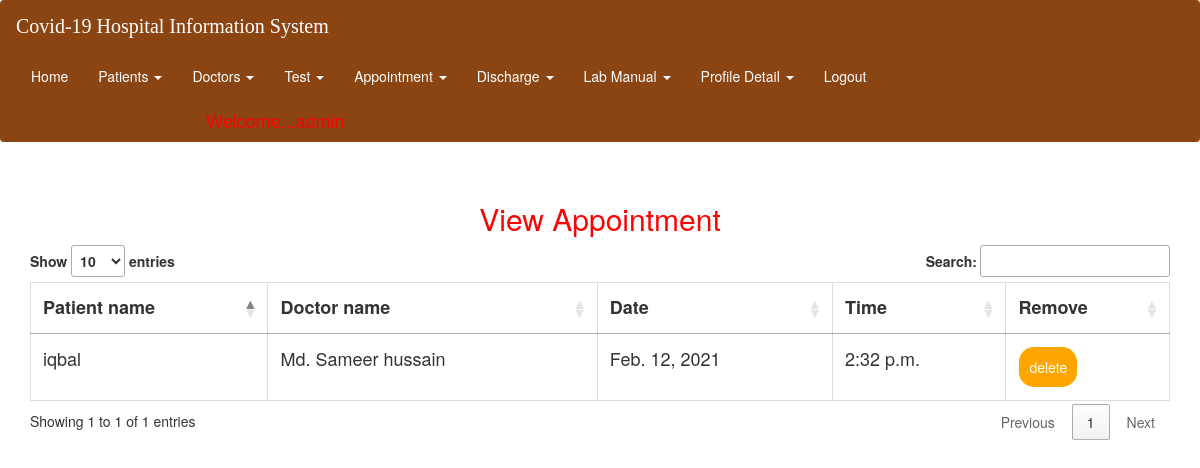
Screenshot of /view_appointment (signed in) with the database file from the repository.
### hospital/models.py (models this page shows, shortened)
class Appointment(models.Model):
    doctor = models.ForeignKey(Doctor, on_delete=models.CASCADE, null=True)
    patient = models.ForeignKey(Patient, on_delete=models.CASCADE, null=True)
    date1 = models.DateField(null=True)
    time1 = models.TimeField(null=True)

class Patient(models.Model):
    disease=models.CharField(max_length=50, null=True)
    rel=models.CharField(max_length=50, null=True)
    cnic=models.CharField(max_length=50, null=True)
    purpose = models.ForeignKey(Purpose,on_delete=models.CASCADE, null=True)
    gender = models.ForeignKey(Gender, on_delete=models.CASCADE, null=True)
    name = models.CharField(max_length=50, null=True)
    age = models.CharField(max_length=50, null=True)
    mobile = models.IntegerField(null=True)
    payment = models.IntegerField(null=True)
    address = models.CharField(max_length=100, null=True)
    def __str__(self):
        return self.name

class Doctor(models.Model):
    name = models.CharField(max_length=50, null=True)
    o_time = models.CharField(max_length=50, null=True)
    o_days = models.CharField(max_length=50, null=True)
    mobile = models.IntegerField(null=True)
    special = models.CharField(max_length=50, null=True)
    def __str__(self):
        return self.name

### hospital/views.py (the view)
# urls.py: path('view_appointment', view_Appointment, name='view_appointment'),
def view_Appointment(request):
    if not request.user.is_staff:
        return redirect('login')
    app = Appointment.objects.all()
    d = {'app': app}
    return render(request, 'view_appointment.html', d)

### hospital/templates/view_appointment.html (shortened to what this page needs)
{% extends 'navigation.html' %}
{% block body %}
<br><center><h2 style="color:red">View Appointment</h2></center>
 <div class="container">
<table class="table table-bordered" id="myTable">
  <thead>
  <tr>
    <th>Patient name</th>
    <th>Doctor name</th>
      <th> Date</th>
    <th>Time</th>
    <th>Remove</th>
  </tr>
  </thead>
   <tbody>
    {% for i in app %}
  <tr>
    <td>{{i.patient}}</td>
    <td>{{i.doctor}}</td>
      <td>{{i.date1}}</td>
      <td>{{i.time1}}</td>
      <td><a href="{% url 'delete_appointment' i.id %}"><button class="button button1">delete</button></a></td>
  </tr>
    {% endfor %}
    </tbody>
</table>
 </div>
{% endblock %}

### hospital/templates/navigation.html (style rules this page uses)
* { box-sizing: border-box; }
#myTable { border-collapse: collapse; width: 100%; border: 1px solid #ddd; font-size: 18px; }
#myTable th, #myTable td { text-align: left; padding: 12px; }
#myTable tr { border-bottom: 1px solid #ddd; }
.button { background-color: orange; border: none; color: white; padding: 10px; text-align: center; text-decoration: none; display: inline-block; font-size: 14px; margin: 1px 1px; cursor: pointer; }
.button1 { border-radius: 15px; }

### rows the page displays
Appointment: patient "iqbal", doctor "Md. Sameer hussain", date1 "Feb. 12, 2021", time1 "2:32 p.m."
